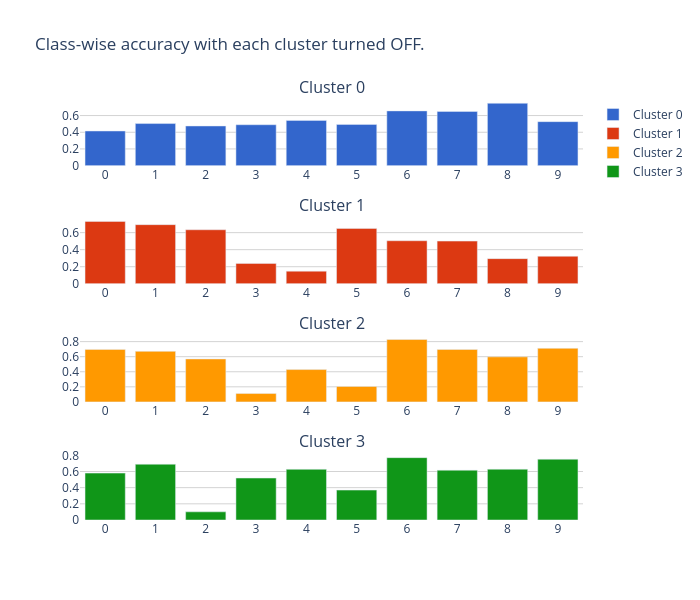

Write notebook code for a chart like this one.
### Code cell
color_scale = pc.qualitative.G10  # You can use other scales like `pc.sequential.Plasma` or `pc.sequential.Viridis`
colors = color_scale[:num_clusters]  # Ensure we have enough colors for the number of clusters

# Create subplots: one row per cluster
fig = make_subplots(rows=num_clusters, cols=1, shared_xaxes=False, 
                    subplot_titles=[f'Cluster {i}' for i in range(num_clusters)])

for i in range(num_clusters):
    fig.add_trace(go.Bar(
        x=['0', '1', '2', '3', '4', '5', '6', '7', '8', '9'],
        y=classwise_accuracies[i],
        marker_color=colors[i],
        name=f'Cluster {i}',
    ), row=i+1, col=1)

# white background
fig.update_layout(plot_bgcolor='white')

# gridlines
fig.update_yaxes(showgrid=True, gridwidth=1, gridcolor='LightGray')

fig.update_layout(height=150 * num_clusters, width=700, title_text='Class-wise accuracy with each cluster turned OFF.')

fig.show()

### Figure 1 — Plotly figure (JSON) as saved in the notebook; plotly's stock layout.template omitted (floating-point values rounded to 4 significant figures)
{"data": [{"marker": {"color": "#3366CC"}, "name": "Cluster 0", "type": "bar", "x": ["0", "1", "2", "3", "4", "5", "6", "7", "8", "9"], "xaxis": "x", "y": [0.415, 0.504, 0.475, 0.49, 0.542, 0.494, 0.656, 0.649, 0.747, 0.527], "yaxis": "y"}, {"marker": {"color": "#DC3912"}, "name": "Cluster 1", "type": "bar", "x": ["0", "1", "2", "3", "4", "5", "6", "7", "8", "9"], "xaxis": "x2", "y": [0.732, 0.694, 0.634, 0.239, 0.148, 0.65, 0.505, 0.501, 0.295, 0.323], "yaxis": "y2"}, {"marker": {"color": "#FF9900"}, "name": "Cluster 2", "type": "bar", "x": ["0", "1", "2", "3", "4", "5", "6", "7", "8", "9"], "xaxis": "x3", "y": [0.697, 0.671, 0.57, 0.111, 0.429, 0.205, 0.828, 0.696, 0.598, 0.711], "yaxis": "y3"}, {"marker": {"color": "#109618"}, "name": "Cluster 3", "type": "bar", "x": ["0", "1", "2", "3", "4", "5", "6", "7", "8", "9"], "xaxis": "x4", "y": [0.58, 0.69, 0.101, 0.519, 0.627, 0.37, 0.771, 0.616, 0.628, 0.752], "yaxis": "y4"}], "layout": {"annotations": [{"font": {"size": 16}, "showarrow": false, "text": "Cluster 0", "x": 0.5, "xanchor": "center", "xref": "paper", "y": 1, "yanchor": "bottom", "yref": "paper"}, {"font": {"size": 16}, "showarrow": false, "text": "Cluster 1", "x": 0.5, "xanchor": "center", "xref": "paper", "y": 0.7188, "yanchor": "bottom", "yref": "paper"}, {"font": {"size": 16}, "showarrow": false, "text": "Cluster 2", "x": 0.5, "xanchor": "center", "xref": "paper", "y": 0.4375, "yanchor": "bottom", "yref": "paper"}, {"font": {"size": 16}, "showarrow": false, "text": "Cluster 3", "x": 0.5, "xanchor": "center", "xref": "paper", "y": 0.1562, "yanchor": "bottom", "yref": "paper"}], "height": 600, "plot_bgcolor": "white", "title": {"text": "Class-wise accuracy with each cluster turned OFF."}, "width": 700, "xaxis": {"anchor": "y", "domain": [0, 1]}, "xaxis2": {"anchor": "y2", "domain": [0, 1]}, "xaxis3": {"anchor": "y3", "domain": [0, 1]}, "xaxis4": {"anchor": "y4", "domain": [0, 1]}, "yaxis": {"anchor": "x", "domain": [0.8438, 1], "gridcolor": "LightGray", "gridwidth": 1, "showgrid": true}, "yaxis2": {"anchor": "x2", "domain": [0.5625, 0.7188], "gridcolor": "LightGray", "gridwidth": 1, "showgrid": true}, "yaxis3": {"anchor": "x3", "domain": [0.2812, 0.4375], "gridcolor": "LightGray", "gridwidth": 1, "showgrid": true}, "yaxis4": {"anchor": "x4", "domain": [0, 0.1562], "gridcolor": "LightGray", "gridwidth": 1, "showgrid": true}}}
